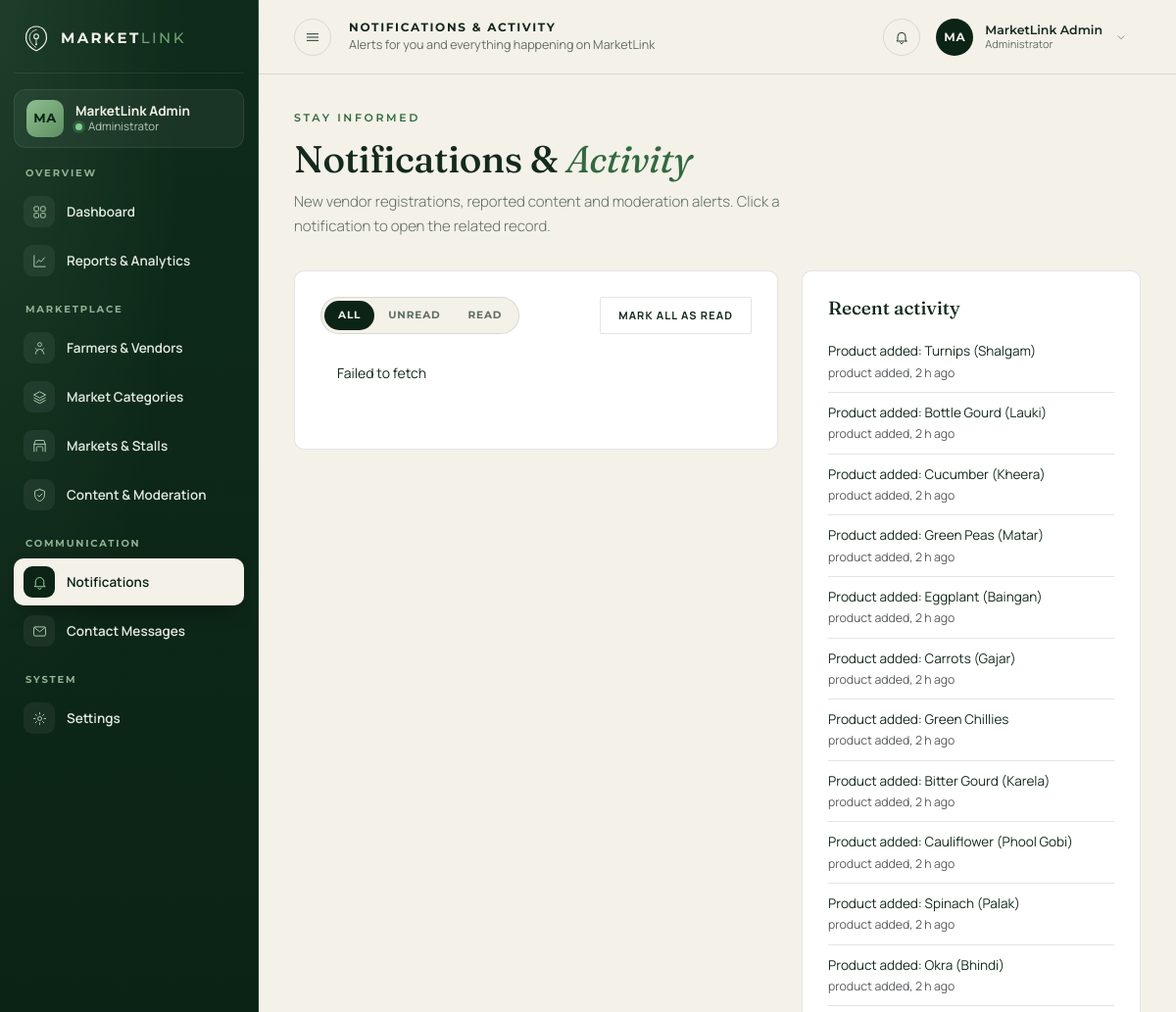
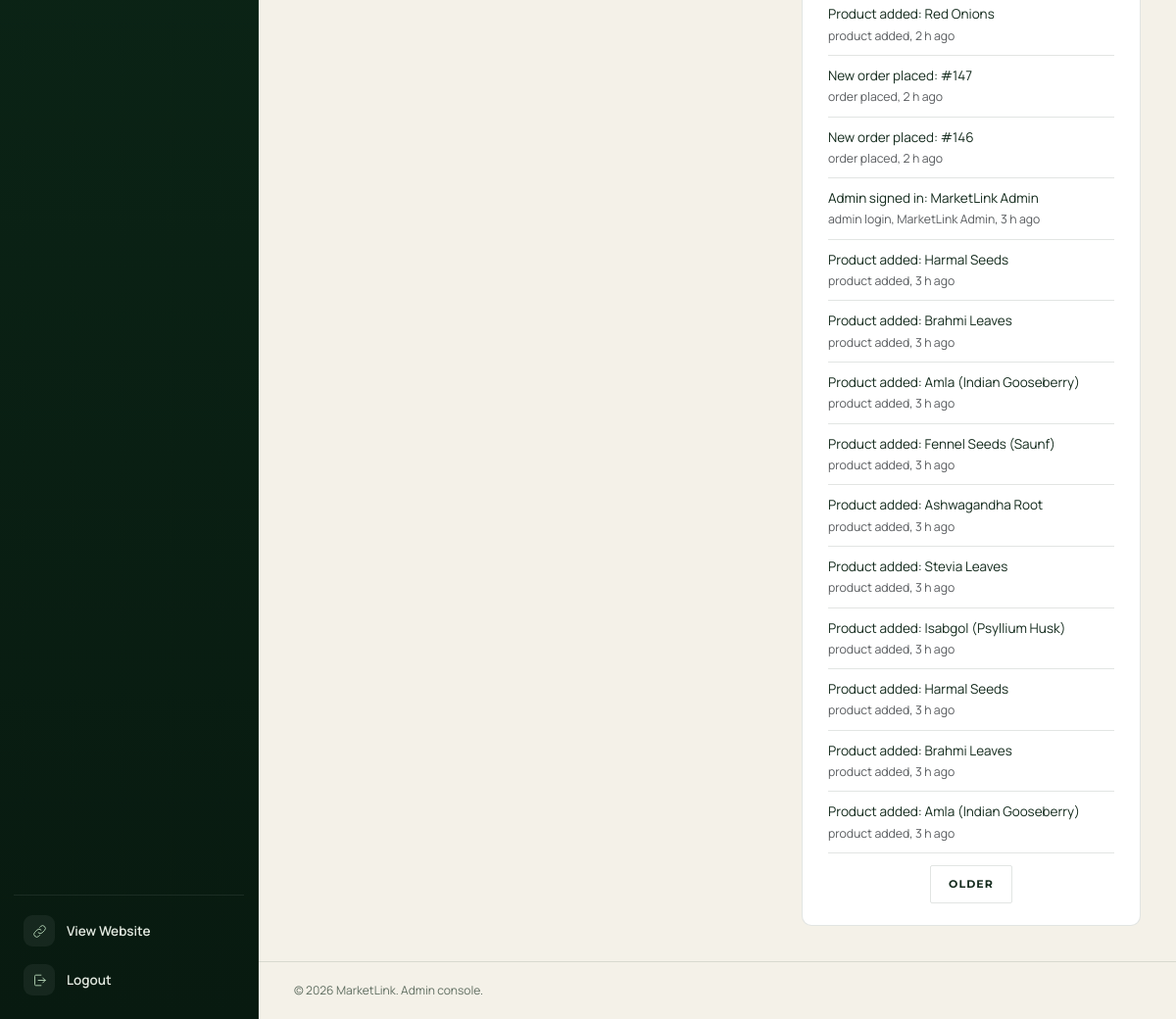
The page /admin/notifications.php (signed in) on the database its author committed (2 pictures, top to bottom).
### tables this page shows
CREATE TABLE `users` (
  `id` int(10) UNSIGNED NOT NULL,
  `name` varchar(120) NOT NULL,
  `email` varchar(190) NOT NULL,
  `password_hash` varchar(255) NOT NULL,
  `google_id` varchar(64) DEFAULT NULL,
  `role` enum('customer','vendor','admin') NOT NULL DEFAULT 'customer',
  `phone` varchar(30) DEFAULT NULL,
  `last_latitude` decimal(10,7) DEFAULT NULL,
  `last_longitude` decimal(10,7) DEFAULT NULL,
  `is_active` tinyint(1) NOT NULL DEFAULT 1,
  `approval_status` enum('pending','approved','suspended','rejected') NOT NULL DEFAULT 'pending',
  `last_login_at` datetime DEFAULT NULL,
  `created_at` datetime NOT NULL DEFAULT current_timestamp(),
  `updated_at` datetime NOT NULL DEFAULT current_timestamp() ON UPDATE current_timestamp()
);

CREATE TABLE `activity_log` (
  `id` int(10) UNSIGNED NOT NULL,
  `type` varchar(40) NOT NULL,
  `message` varchar(255) NOT NULL,
  `entity_type` varchar(40) DEFAULT NULL,
  `entity_id` int(10) UNSIGNED DEFAULT NULL,
  `actor_user_id` int(10) UNSIGNED DEFAULT NULL,
  `created_at` datetime NOT NULL DEFAULT current_timestamp()
);

### includes/helpers.php (called while the page is built, shortened)
<?php
function e($value): string
{
    return htmlspecialchars((string) ($value ?? ''), ENT_QUOTES | ENT_SUBSTITUTE, 'UTF-8');
}
function base_url(): string
{
    static $base = null;
    if ($base !== null) {
        return $base;
    }
    $docRoot = str_replace('\\', '/', (string) realpath($_SERVER['DOCUMENT_ROOT'] ?? ''));
    $root    = str_replace('\\', '/', (string) realpath(APP_ROOT));
    if ($docRoot !== '' && stripos($root, $docRoot) === 0) {
        $base = substr($root, strlen($docRoot));
    } else {
        $base = '';
    }
    $base = trim($base, '/');
    return $base = ($base === '' ? '' : '/' . $base);
}
function url(string $path = ''): string
{
    return base_url() . '/' . ltrim($path, '/');
}
function asset(string $path): string
{
    $file = APP_ROOT . '/' . ltrim($path, '/');
    $v = is_file($file) ? filemtime($file) : 0;
    return url($path) . ($v ? '?v=' . $v : '');
}
function int_input(array $src, string $key, ?int $default = null): ?int
{
    if (!isset($src[$key]) || $src[$key] === '' || !is_scalar($src[$key])) {
        return $default;
    }
    $v = filter_var($src[$key], FILTER_VALIDATE_INT);
    return $v === false ? $default : (int) $v;
}
function time_ago(?string $datetime): string
{
    $diff = time() - strtotime($datetime);
    if ($diff < 86400) return floor($diff / 3600) . ' h ago';
    return fmt_date($datetime);
}

### includes/auth.php (called while the page is built, shortened)
<?php
function current_user(): ?array
{
    $id = $_SESSION['user_id'] ?? null;
    $user = db_one('SELECT id, name, email, role, phone, is_active, approval_status FROM users WHERE id = ?', [$id]);
    return $cache = $user;
}

### includes/db.php (called while the page is built, shortened)
<?php
function db(): PDO
{
    static $pdo = null;
    if ($pdo instanceof PDO) {
        return $pdo;
    }
    $c = config('db');
    $dsn = sprintf('mysql:host=%s;port=%d;dbname=%s;charset=%s', $c['host'], $c['port'], $c['name'], $c['charset']);
    $pdo = new PDO($dsn, $c['user'], $c['pass'], [
        PDO::ATTR_ERRMODE            => PDO::ERRMODE_EXCEPTION,
        PDO::ATTR_DEFAULT_FETCH_MODE => PDO::FETCH_ASSOC,
        PDO::ATTR_EMULATE_PREPARES   => false,
        PDO::ATTR_STRINGIFY_FETCHES  => false,
    ]);
    $offset = (new DateTime())->format('P');
    $pdo->exec("SET time_zone = " . $pdo->quote($offset));
    return $pdo;
}
function db_query(string $sql, array $params = []): PDOStatement
{
    $stmt = db()->prepare($sql);
    $stmt->execute($params);
    return $stmt;
}
function db_one(string $sql, array $params = []): ?array
{
    $row = db_query($sql, $params)->fetch();
    return $row === false ? null : $row;
}
function db_all(string $sql, array $params = []): array
{
    return db_query($sql, $params)->fetchAll();
}

### includes/admin.php (called while the page is built, shortened)
<?php
function require_admin_page(): array
{
    $user = current_user();
    return $user;
}

### admin/notifications.php (the view, shortened to what this page needs)
<?php
require_once __DIR__ . '/../includes/bootstrap.php';
$user = require_admin_page();
$activeNav    = 'notifications';
$pageTitle    = 'Notifications & Activity';
$pageSubtitle = 'Alerts for you and everything happening on MarketLink';
$perPage = 25;
$page = max(1, int_input($_GET, 'page', 1));
$activity = db_all('SELECT a.*, u.name AS actor FROM activity_log a LEFT JOIN users u ON u.id = a.actor_user_id
                    ORDER BY a.id DESC LIMIT ' . ($perPage + 1) . ' OFFSET ' . (($page - 1) * $perPage));
$hasMore = count($activity) > $perPage;
$activity = array_slice($activity, 0, $perPage);
include __DIR__ . '/includes/header.php';
?>
<section class="adm-page-head">
  <div><p class="kicker">STAY INFORMED</p><h1 class="adm-h1">Notifications &amp; <em>Activity</em></h1>
    <p class="adm-lede">New vendor registrations, reported content and moderation alerts. Click a notification to open the related record.</p></div>
</section>
<div class="row g-4">
  <div class="col-lg-7">
    <section class="adm-card adm-panel" data-notif-center>
      <div style="display:flex;justify-content:space-between;align-items:center;gap:10px;flex-wrap:wrap;margin-bottom:12px">
        <div class="adm-seg" role="tablist" aria-label="Filter notifications">
          <button type="button" class="active" data-filter="all" aria-selected="true">All</button>
          <button type="button" data-filter="unread" aria-selected="false">Unread</button>
          <button type="button" data-filter="read" aria-selected="false">Read</button>
        </div>
        <button type="button" class="adm-btn-outline" data-nc-readall>Mark all as read</button>
      </div>
      <div class="nc-list" data-nc-list><div class="adm-empty-inline">Loading...</div></div>
      <div style="text-align:center;padding-top:12px"><button type="button" class="adm-btn-outline" data-nc-more hidden>Load more</button></div>
    </section>
  </div>
  <div class="col-lg-5">
    <section class="adm-card adm-panel">
      <h2 class="adm-h2" style="margin-bottom:12px">Recent activity</h2>
      <?php if (!$activity): ?>
        <div class="adm-empty-inline"><strong>No activity yet</strong>Actions on the platform are recorded here.</div>
      <?php else: ?>
        <ul class="list-unstyled m-0">
          <?php foreach ($activity as $a): ?>
            <li style="padding:10px 0;border-bottom:1px solid var(--line-soft)">
              <div style="font-size:13.5px"><?= e($a['message']) ?></div>
              <small class="text-muted"><?= e(str_replace('_', ' ', $a['type'])) ?><?= $a['actor'] ? ', ' . e($a['actor']) : '' ?>, <?= e(time_ago($a['created_at'])) ?></small>
            </li>
          <?php endforeach; ?>
        </ul>
        <div style="display:flex;gap:8px;justify-content:center;margin-top:12px">
          <?php if ($hasMore): ?><a class="adm-btn-outline" href="?page=<?= $page + 1 ?>">Older</a><?php endif; ?>
        </div>
      <?php endif; ?>
    </section>
  </div>
</div>
<?php include __DIR__ . '/includes/footer.php'; ?>

### admin/includes/header.php (shortened to what this page needs)
<?php
$initials = strtoupper(implode('', array_map(
    fn($p) => mb_substr($p, 0, 1),
    array_slice(preg_split('/\s+/', trim($user['name'])), 0, 2)
)));
?>
<!DOCTYPE html>
<html lang="en">
<head>
<link href="https://cdn.jsdelivr.net/npm/bootstrap@5.3.3/dist/css/bootstrap.min.css" rel="stylesheet">
<?php foreach ($pageStyles ?? [] as $href): ?>
<link rel="stylesheet" href="<?= e($href) ?>">
<?php endforeach; ?>
<link rel="stylesheet" href="<?= e(asset('assets/css/marketplace.css')) ?>">
<link rel="stylesheet" href="../assets/css/admin.css">
</head>
<body class="adm-body">
<?php include __DIR__ . '/sidebar.php'; ?>
<div class="adm-main">
  <header class="adm-topbar">
    <div class="adm-topbar-left">
      <button class="adm-icon-btn" id="admSidebarToggle" aria-label="Toggle menu" aria-controls="admSidebar" aria-expanded="false">
        <svg viewBox="0 0 24 24"><use href="#icon-menu"/></svg>
      </button>
      <div>
        <p class="adm-topbar-title"><?= e($pageTitle) ?></p>
        <p class="adm-topbar-sub"><?= e($pageSubtitle) ?></p>
      </div>
    </div>
    <div class="adm-topbar-right">
    <div class="nf" data-notif data-notif-standalone>
      <button type="button" class="adm-icon-btn adm-bell" data-notif-toggle aria-label="Notifications" aria-expanded="false">
        <svg viewBox="0 0 24 24"><use href="#icon-bell"/></svg><em class="count-badge" data-badge="notifications" hidden></em>
      </button>
    </div>
    <div class="dropdown">
      <button class="adm-profile" data-bs-toggle="dropdown" aria-expanded="false">
        <span class="adm-avatar"><?= e($initials) ?></span>
        <span class="adm-profile-text">
          <strong><?= e($user['name']) ?></strong>
          <small>Administrator</small>
        </span>
        <svg viewBox="0 0 24 24" class="adm-chev"><use href="#icon-chevron"/></svg>
      </button>
    </div>
    </div>
  </header>
  <main class="adm-content">

### admin/includes/sidebar.php (shortened to what this page needs)
<?php
require_once APP_ROOT . '/includes/services/contact.php';
$navGroups = [
    'Overview' => [
        'dashboard'  => ['Dashboard',             'dashboard.php',     'icon-grid'],
        'reports'    => ['Reports & Analytics',   'reports.php',       'icon-chart'],
    ],
    'Marketplace' => [
        'farmers'    => ['Farmers & Vendors',     'farmers.php',       'icon-farmer'],
        'types'      => ['Market Categories',     'market-types.php',  'icon-layers'],
        'markets'    => ['Markets & Stalls',      'markets.php',       'icon-stall'],
        'moderation' => ['Content & Moderation',  'moderation.php',    'icon-shield'],
    ],
    'Communication' => [
        'notifications' => ['Notifications',      'notifications.php', 'icon-bell'],
        'messages'   => ['Contact Messages',      'messages.php',      'icon-mail'],
    ],
    'System' => [
        'settings'   => ['Settings',              'settings.php',      'icon-settings'],
    ],
];
$openReports = (int) db_value("SELECT COUNT(*) FROM reports WHERE status = 'open'");
$pendingVendors = (int) db_value("SELECT COUNT(*) FROM users WHERE role = 'vendor' AND approval_status = 'pending'");
$unreadMsgs = contact_unread_count();
$navCounts = ['messages' => $unreadMsgs, 'moderation' => $openReports, 'farmers' => $pendingVendors];
$sbInitials = strtoupper(implode('', array_map(fn($p) => mb_substr($p, 0, 1), array_slice(preg_split('/\s+/', trim($user['name'])), 0, 2))));
?>
<aside class="adm-sidebar" id="admSidebar" aria-label="Admin navigation">
  <div class="adm-sidebar-head">
    <a href="dashboard.php" class="brand" aria-label="MarketLink admin home">
      <svg class="brand-mark" viewBox="0 0 40 40" aria-hidden="true"><use href="#icon-leafpin"/></svg>
      <span class="brand-word">MARKET<span class="brand-word-accent">LINK</span></span>
    </a>
  </div>
  <a href="settings.php#profile" class="adm-sb-user" title="<?= e($user['name']) ?>">
    <span class="adm-sb-avatar"><?= e($sbInitials) ?></span>
    <span class="adm-sb-user-text"><strong><?= e($user['name']) ?></strong><small><i aria-hidden="true"></i>Administrator</small></span>
  </a>
  <nav class="adm-nav" aria-label="Admin sections">
    <?php foreach ($navGroups as $group => $items): ?>
      <p class="adm-nav-label"><?= e($group) ?></p>
      <?php foreach ($items as $key => [$label, $href, $icon]): $n = $navCounts[$key] ?? 0; ?>
        <a href="<?= e($href) ?>" class="adm-nav-link<?= $activeNav === $key ? ' active' : '' ?>"<?= $activeNav === $key ? ' aria-current="page"' : '' ?> title="<?= e($label) ?>">
          <span class="adm-nav-icon"><svg viewBox="0 0 24 24"><use href="#<?= e($icon) ?>"/></svg></span>
          <span class="adm-nav-text"><?= e($label) ?></span>
        </a>
      <?php endforeach; ?>
    <?php endforeach; ?>
  </nav>
  <div class="adm-sidebar-foot">
    <a href="<?= e(url('index.php')) ?>" class="adm-nav-link" target="_blank" rel="noopener" title="View website">
      <span class="adm-nav-icon"><svg viewBox="0 0 24 24"><use href="#icon-link"/></svg></span>
      <span class="adm-nav-text">View Website</span>
    </a>
    <form method="post" action="<?= e(url('auth/logout.php')) ?>">
      <button type="submit" class="adm-nav-link adm-nav-logout" title="Logout">
        <span class="adm-nav-icon"><svg viewBox="0 0 24 24"><use href="#icon-logout"/></svg></span>
        <span class="adm-nav-text">Logout</span>
      </button>
    </form>
  </div>
</aside>

### assets/css/marketplace.css (style rules this page uses)
.nc-list { display:flex; flex-direction:column; }

### rows shown on the page
users: name "MA", name "MarketLink Admin"
activity_log: message "Product added: Turnips (Shalgam)", type "product added", created_at "2 h ago"
activity_log: message "Product added: Bottle Gourd (Lauki)", type "product added", created_at "2 h ago"
activity_log: message "Product added: Cucumber (Kheera)", type "product added", created_at "2 h ago"
activity_log: message "Product added: Green Peas (Matar)", type "product added", created_at "2 h ago"
activity_log: message "Product added: Eggplant (Baingan)", type "product added", created_at "2 h ago"
activity_log: message "Product added: Carrots (Gajar)", type "product added", created_at "2 h ago"
activity_log: message "Product added: Green Chillies", type "product added", created_at "2 h ago"
activity_log: message "Product added: Bitter Gourd (Karela)", type "product added", created_at "2 h ago"
activity_log: message "Product added: Cauliflower (Phool Gobi)", type "product added", created_at "2 h ago"
activity_log: message "Product added: Spinach (Palak)", type "product added", created_at "2 h ago"
activity_log: message "Product added: Okra (Bhindi)", type "product added", created_at "2 h ago"
activity_log: message "Product added: Red Onions", type "product added", created_at "2 h ago"
activity_log: message "New order placed: #147", type "order placed", created_at "2 h ago"
activity_log: message "New order placed: #146", type "order placed", created_at "2 h ago"
activity_log: message "Admin signed in: MarketLink Admin", type "admin login", users.name "MarketLink Admin", created_at "3 h ago"
activity_log: message "Product added: Harmal Seeds", type "product added", created_at "3 h ago"
activity_log: message "Product added: Brahmi Leaves", type "product added", created_at "3 h ago"
activity_log: message "Product added: Amla (Indian Gooseberry)", type "product added", created_at "3 h ago"
activity_log: message "Product added: Fennel Seeds (Saunf)", type "product added", created_at "3 h ago"
activity_log: message "Product added: Ashwagandha Root", type "product added", created_at "3 h ago"
activity_log: message "Product added: Stevia Leaves", type "product added", created_at "3 h ago"
activity_log: message "Product added: Isabgol (Psyllium Husk)", type "product added", created_at "3 h ago"
activity_log: message "Product added: Harmal Seeds", type "product added", created_at "3 h ago"
activity_log: message "Product added: Brahmi Leaves", type "product added", created_at "3 h ago"
activity_log: message "Product added: Amla (Indian Gooseberry)", type "product added", created_at "3 h ago"

### other values the page prints
$group "OVERVIEW"
$label "Dashboard"
$label "Reports & Analytics"
$group "MARKETPLACE"
$label "Farmers & Vendors"
$label "Market Categories"
$label "Markets & Stalls"
$label "Content & Moderation"
$group "COMMUNICATION"
$label "Notifications"
$label "Contact Messages"
$group "SYSTEM"
$label "Settings"
$pageTitle "NOTIFICATIONS & ACTIVITY"
$pageSubtitle "Alerts for you and everything happening on MarketLink"
